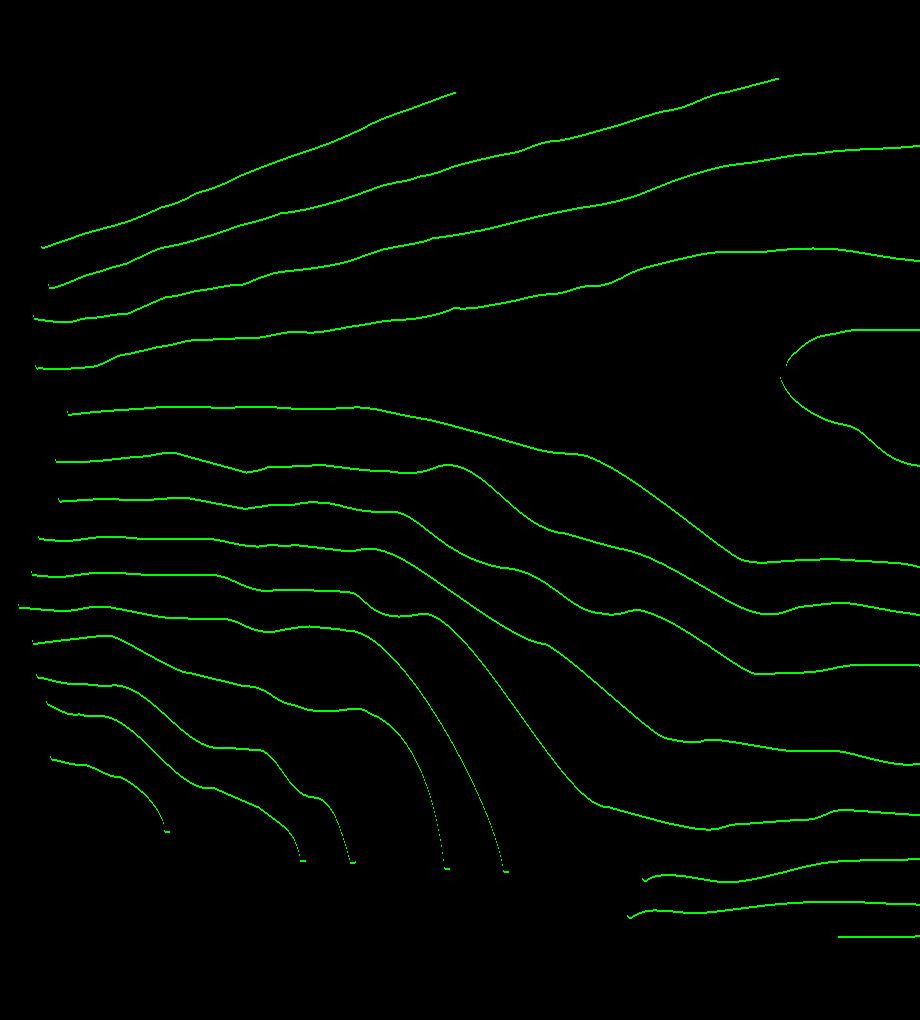

Recreate this plot in Python.
from PIL import Image

def check(i):
    if i[1] > 5:
        return True
    else:
        return False


im = Image.open("./av_extend_green_left.png")

[xs, ys] = im.size


for j in range (ys):
    for i in range(xs):
        color = im.getpixel((i,j))
        top = (i,max(0,j - 1))
        bottom = (i,min(ys - 1,j+1))
        if check(color):
            if check(im.getpixel(top)) != check(im.getpixel(bottom)):
                im.putpixel((i,j),(0,0,0))

lines = []

for i in range(xs):
    for j in range (ys):
        color = im.getpixel((i,j))
        if check(color):
            lines.append((i,j))


for point in lines:
    im.putpixel(point,(0,0,0))
    im.putpixel((point[0],min(ys - 1,point[1] + 0)),(0,255,0))
    im.putpixel((point[0],min(ys - 1,point[1] + 1)),(0,255,0))
            

im.show()

im.save("./trim_green.PNG")
